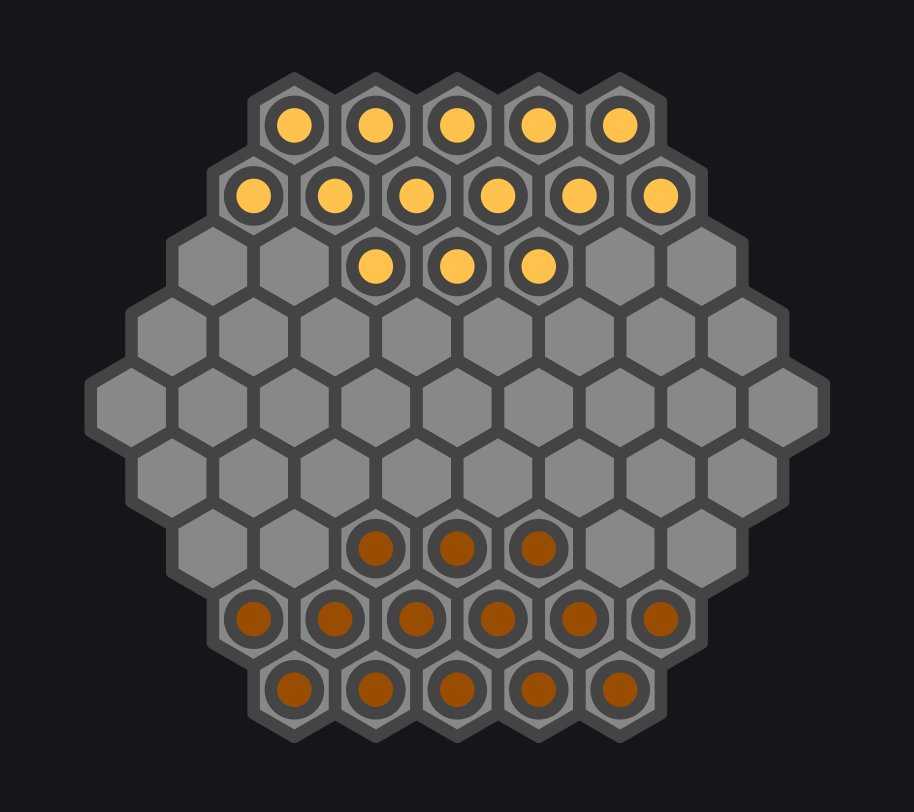
#> input picture Abalone.png, 914 x 812 px
$ python square-image.py ../Abalone.png
#> lines starting #> are read from the running program, lines starting #| are printed output that depends on the picture
#!/usr/bin/python3
# This script renders a non-square image square by padding with the auto-detected background color
from PIL import Image
import sys


if len(sys.argv) != 2:
    print('I need an image file path as argument')

image_path = sys.argv[1]
print('Squaring %s' % image_path)

im = Image.open(image_path)
#> im is the input picture: PIL image 914x812 RGB; mean R, G, B 64.2, 62.9, 61.4
old_size = im.size
#> old_size = (914, 812)
# We preserve the image quality, so keep the max of its width/height
desired_size = max(im.size[0], im.size[1])
#> desired_size = 914

ratio = float(desired_size)/max(old_size)
#> ratio = 1
new_size = tuple([int(x*ratio) for x in old_size])
#> new_size = (914, 812)

# resize the image so that it is square
im = im.resize(new_size, resample=Image.Resampling.LANCZOS)

# we pad with the color present in a corner which is supposed to be the background color
color = im.getpixel((0, 0))
#> color = (20, 22, 26)
new_im = Image.new("RGB", (desired_size, desired_size), color)
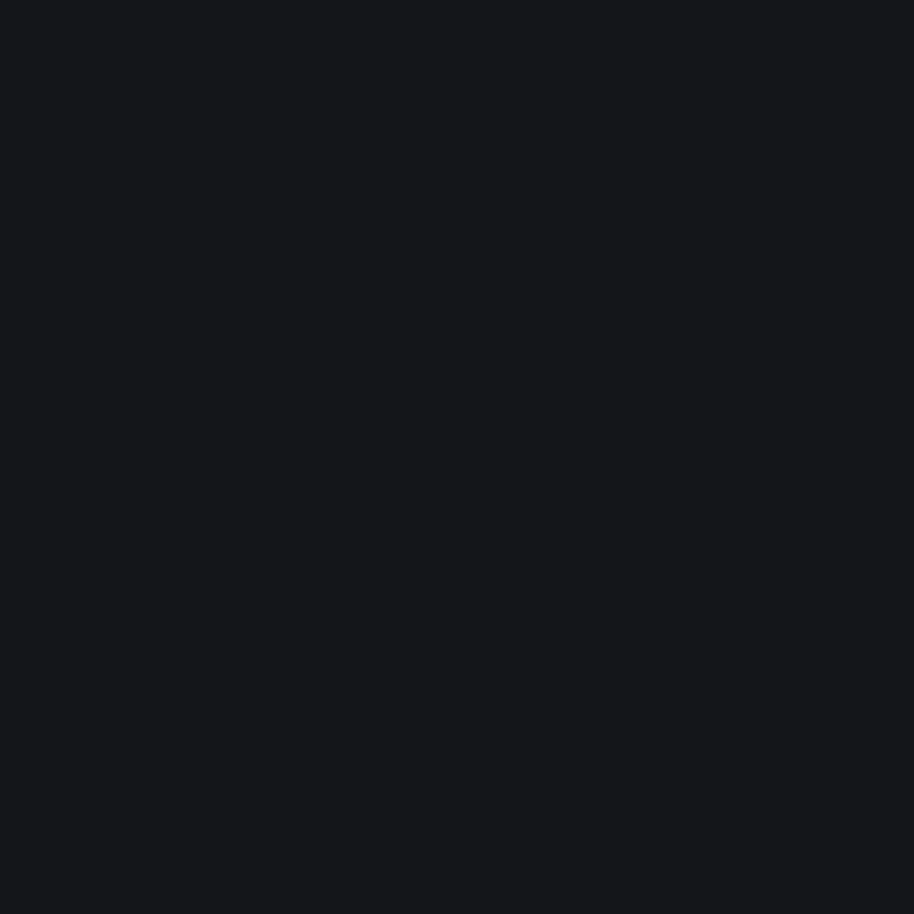
#> new_im: PIL image 914x914 RGB; mean R, G, B 20, 22, 26
new_im.paste(im, ((desired_size-new_size[0])//2,
                    (desired_size-new_size[1])//2))
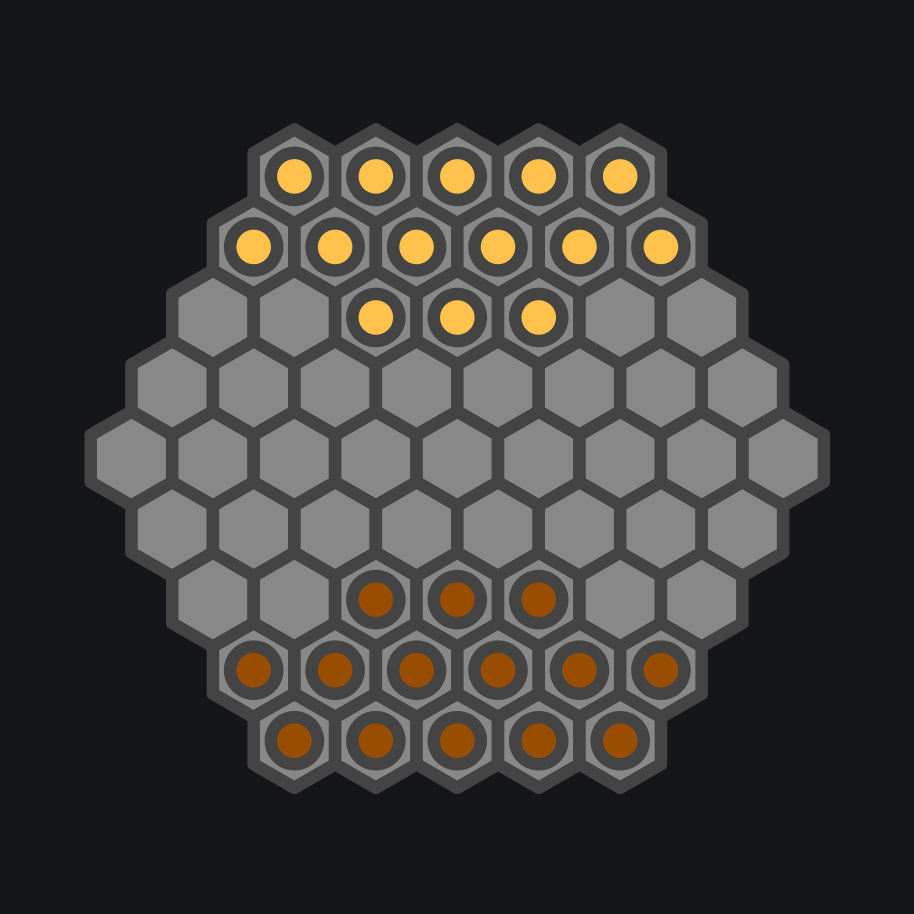
#> new_im: PIL image 914x914 RGB; mean R, G, B 59.3, 58.3, 57.5

new_im.save(image_path)

$ run again, on Awale.png
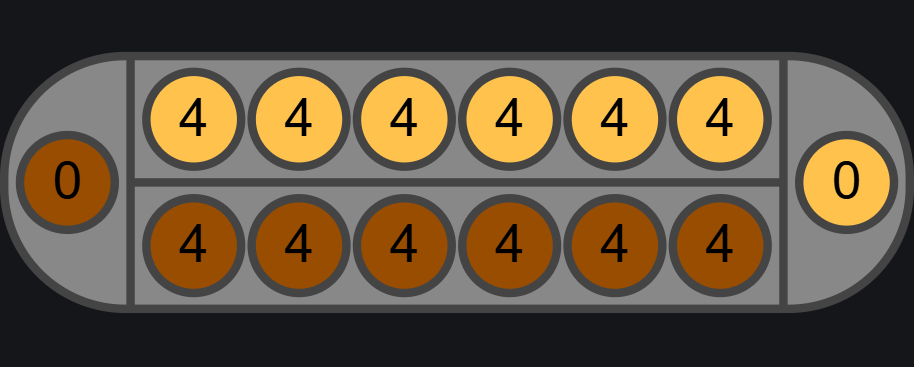
#> input picture Awale.png, 914 x 367 px
#> im is the input picture: PIL image 914x367 RGB; mean R, G, B 98.8, 83.8, 62.8
#> color = (20, 22, 26)
#> `new_im.paste(im, ((desired_size-new_size[0])//2, (desired_size-new_siz..`:
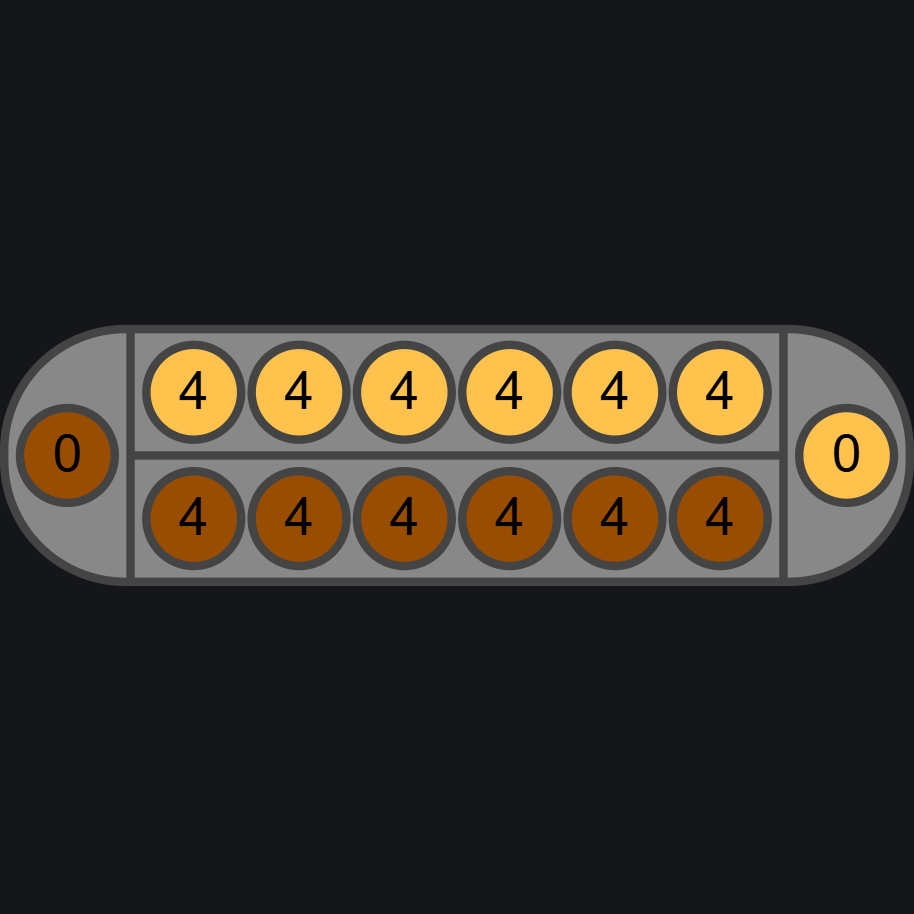
#> new_im: PIL image 914x914 RGB; mean R, G, B 51.6, 46.8, 40.8

$ run again, on Brandhub.png
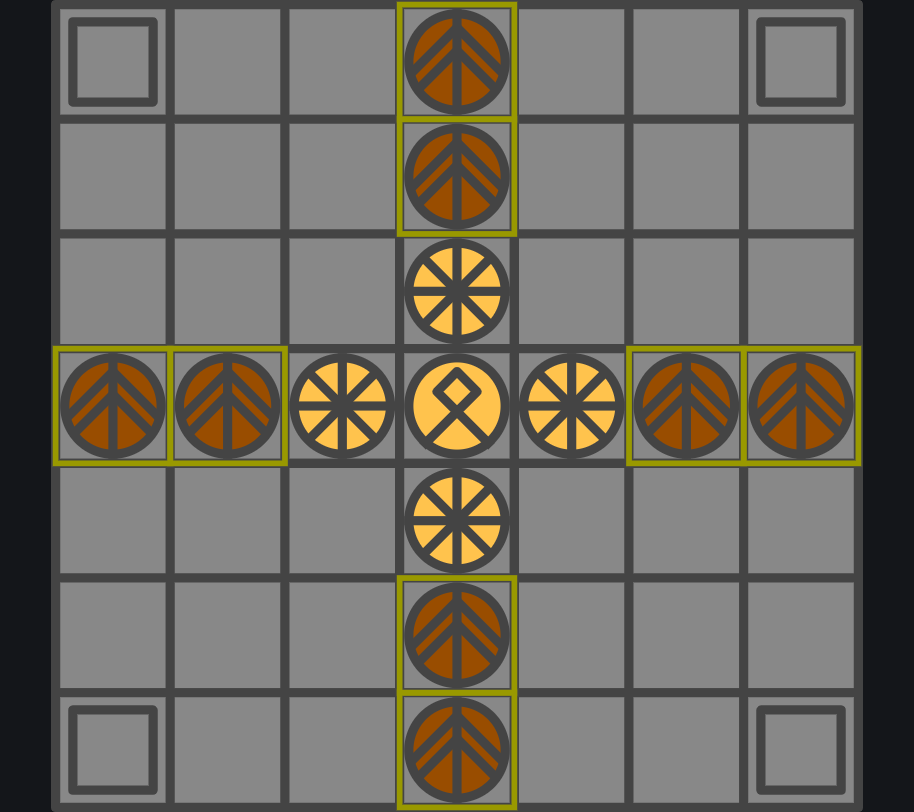
#> input picture Brandhub.png, 914 x 812 px
#> im is the input picture: PIL image 914x812 RGB; mean R, G, B 110.5, 106.6, 97.8
#> color = (20, 22, 26)
#> `new_im.paste(im, ((desired_size-new_size[0])//2, (desired_size-new_siz..`:
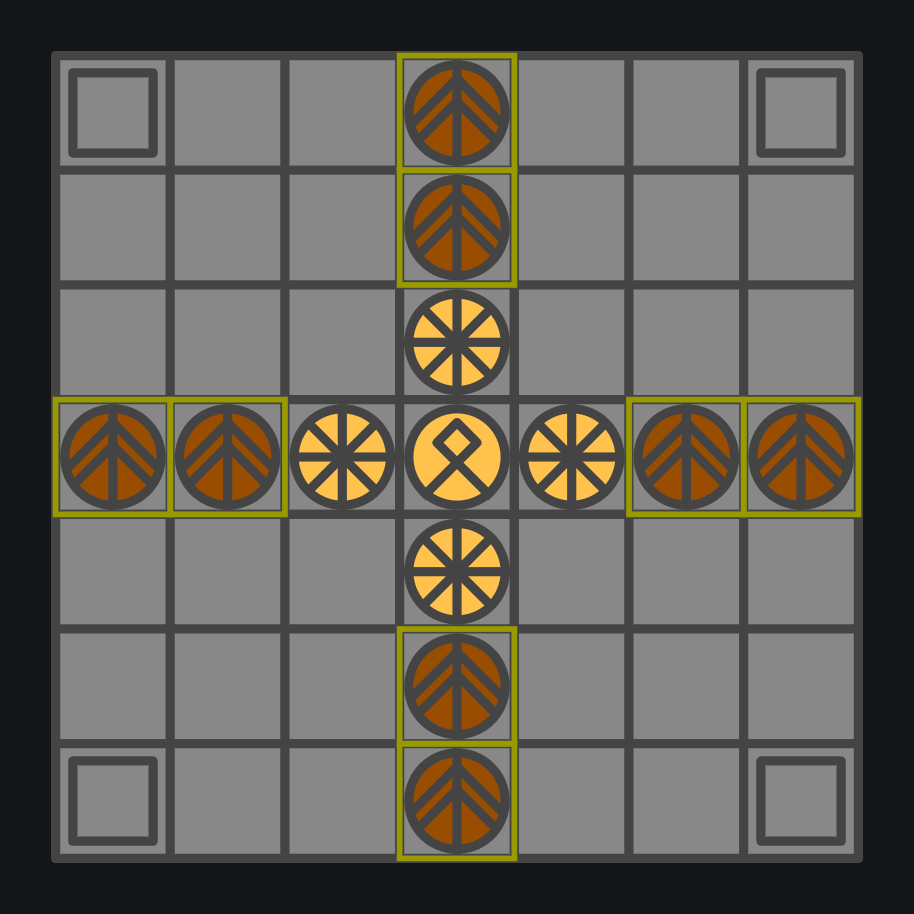
#> new_im: PIL image 914x914 RGB; mean R, G, B 100.4, 97.2, 89.8

$ run again, on Coerceo.png
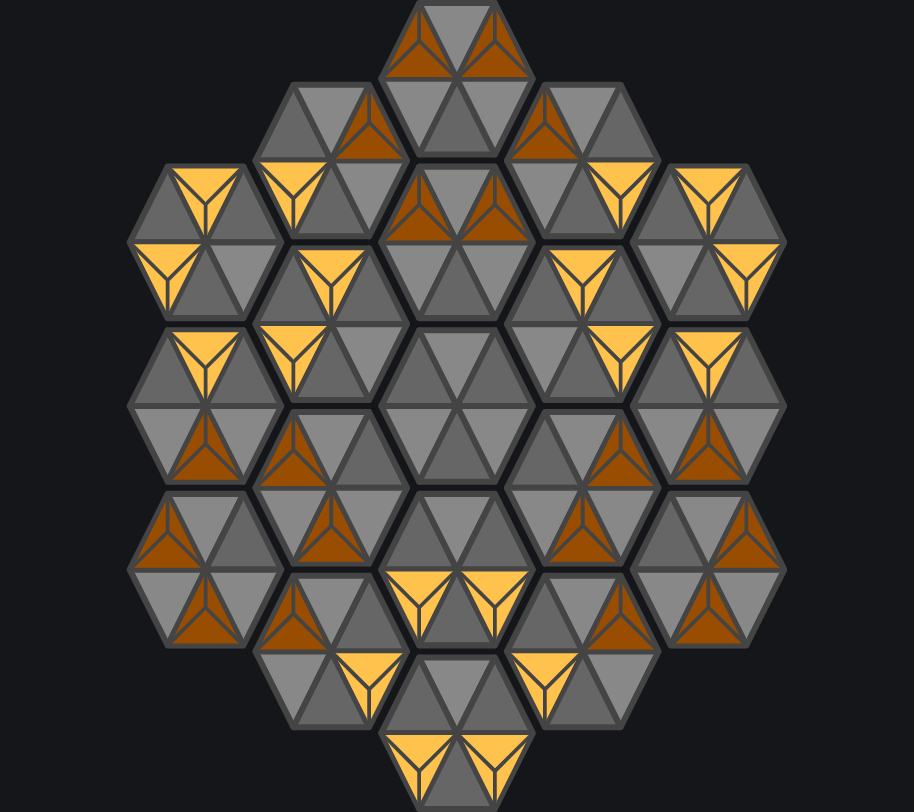
#> input picture Coerceo.png, 914 x 812 px
#> im is the input picture: PIL image 914x812 RGB; mean R, G, B 67.5, 62.1, 54.9
#> color = (20, 22, 26)
#> `new_im.paste(im, ((desired_size-new_size[0])//2, (desired_size-new_siz..`:
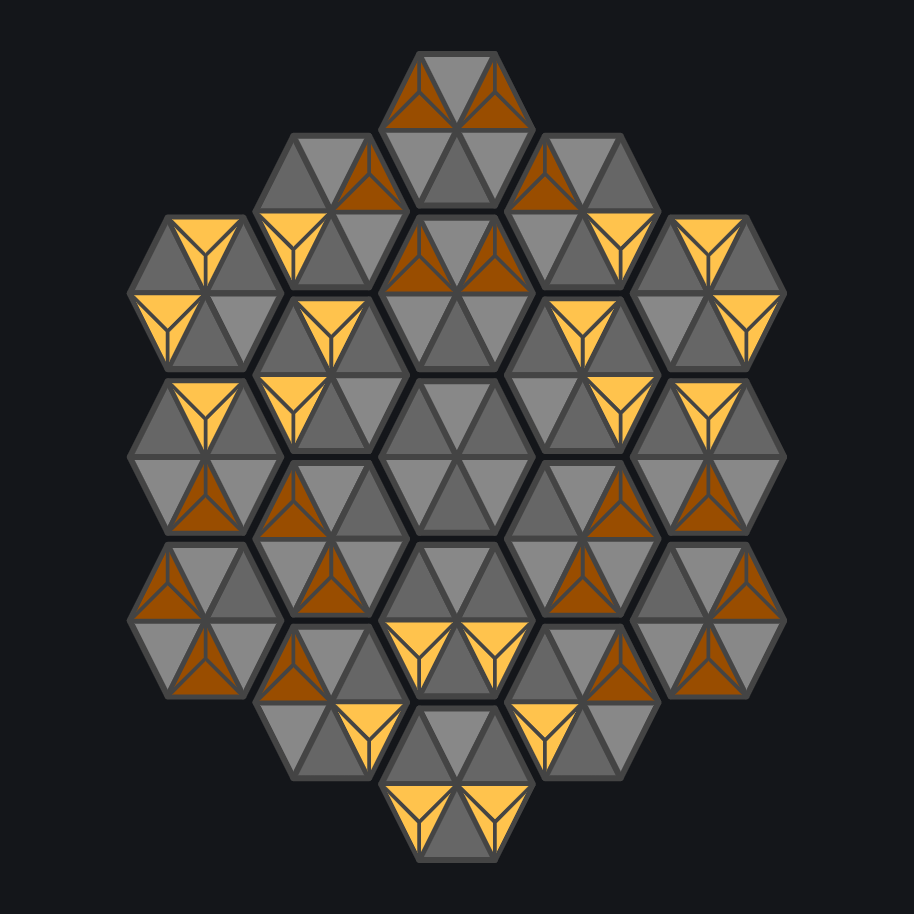
#> new_im: PIL image 914x914 RGB; mean R, G, B 62.2, 57.6, 51.7
